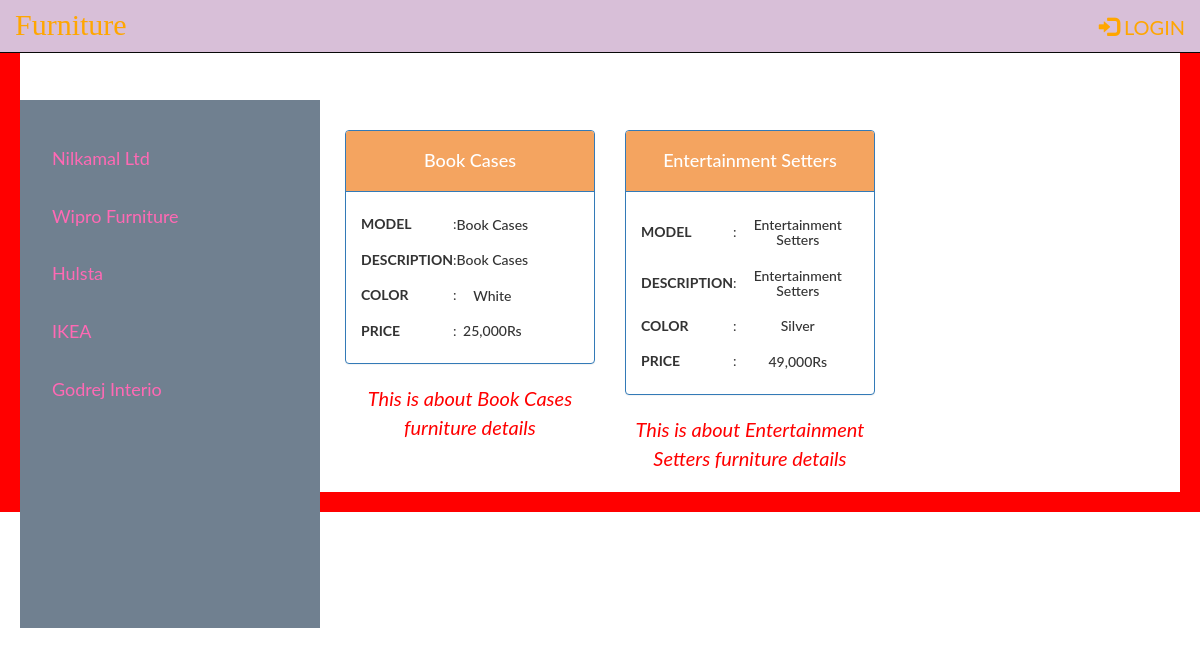
Screenshot of /FurnitureStore/3/AllFurnitures with the database file from the repository.
### FrData_Setup.py (models this page shows, shortened)
class FrCompanyName(Base):
    __tablename__ = 'furniturecompanyname'
    id = Column(Integer, primary_key=True)
    name = Column(String(250), nullable=False)
    user_id = Column(Integer, ForeignKey('user.id'))
    user = relationship(FurnitureUser, backref="furniturecompanyname")

class FurnitureName(Base):
    __tablename__ = 'furniturename'
    id = Column(Integer, primary_key=True)
    name = Column(String(350), nullable=False)
    description = Column(String(150))
    color = Column(String(150))
    price = Column(String(10))
    model = Column(String(250))
    date = Column(DateTime, nullable=False)
    furniturecompanynameid = Column(Integer, ForeignKey(
                                    'furniturecompanyname.id'))
    furniturecompanyname = relationship(
        FrCompanyName, backref=backref(
            'furniturename', cascade='all,delete'))
    user_id = Column(Integer, ForeignKey('user.id'))
    user = relationship(FurnitureUser, backref="furniturename")

### furniture.py (the view)
@app.route('/FurnitureStore/<int:gptid>/AllFurnitures')
def showFurnitures(gptid):
    vhs = session.query(FrCompanyName).all()
    vhbp = session.query(FrCompanyName).filter_by(id=gptid).one()
    sk = session.query(FurnitureName).filter_by(
        furniturecompanynameid=gptid).all()
    try:
        if login_session['username']:
            return render_template('showFurnitures.html', vhs=vhs,
                                   vhbp=vhbp, sk=sk,
                                   uname=login_session['username'])
    except:
        return render_template('showFurnitures.html',
                               vhs=vhs, vhbp=vhbp, sk=sk)

### templates/showFurnitures.html (shortened to what this page needs)
{% include 'nav.html' %}
<div class="main">
{% block content %}
<div class="row" style="margin: 10px;">
{% for tbe in sk %}
	<div class="col-sm-4 text-center">
		<div class="panel panel-primary">
			<div class="panel-heading" style="background-color:#F4A460">
				<h4>{{ tbe.name }}</h4>
			</div>
			<div class="panel-body text-center">
				<table>
					<tr><th>MODEL</th><td>:</td><td><h5>{{ tbe.model }}</h5></td></tr>
					<tr><th>DESCRIPTION</th><td>:</td><td><h5>{{ tbe.description }}</h5></td></tr>
					<tr><th>COLOR</th><td>:</td><td><h5>{{ tbe.color }}</h5></td></tr>
					<tr><th>PRICE</th><td>:</td><td><h5>{{ tbe.price }}</h5></td></tr>
				</table>
			</div>
		</div>
		<p style="font-style:italic;font-size:20px;color:#FF0000;">This is about {{ tbe.name}} furniture details</p>
	</div>
{% endfor %}
</div>
{% endblock content %}
</div>

### templates/nav.html (shortened to what this page needs)
<!DOCTYPE html>
<html lang="en">
<head>
  <link rel="stylesheet" href="https://maxcdn.bootstrapcdn.com/bootstrap/3.3.7/css/bootstrap.min.css">
</head>
<body>
<nav class="navbar navbar-inverse  navbar-fixed-top" style="background-color:#D8BFD8;">
  <div class="container-fluid">
    <div class="navbar-header">
      <a class="navbar-brand" href="{{ url_for('home') }}" style="color:hsl(39, 100%, 50%);font-size:30px;font-family:cooper black">Furniture</a>
    </div>
    <ul class="nav navbar-nav navbar-right">
      {% if 'username' in session %}
            <li><button class="btn btn-warning mr-sm-2" style="margin-top: 5px;background-color:#FDF5E6;font-size:20px;"><a href="{{ url_for('addFurnitureCompany')}}" style="color:black;font-style:italic">Add Furniture Category</a></button></li>
            <li style="margin: 10px;"><p class="text-primary mr-sm-2" style="color:black;font-size:25px;font-style:italic">{{ session.username }}</p></li>
            <li><a href="{{ url_for('logout')}}" style="color:hsl(39, 100%, 50%);font-size:20px;border-radius:20px;"><span class="glyphicon glyphicon-log-in"></span> LOGOUT</a></li>
      {% else %}
            <li><a href="{{ url_for('showLogin')}}" style="color:hsl(39, 100%, 50%);font-size:20px;border-radius:20px;" class="login"><span class="glyphicon glyphicon-log-in"></span> LOGIN</a></li>
      {% endif %}
    </ul>
  </div>
</nav>
<div class="sidenav">
  <table>
      {% for nh in vhs %}
      <tr>
          <td><a href="{{ url_for('showFurnitures',gptid=nh.id)}}">{{nh.name}}</a></td>
        </tr>
      {% endfor %}
  </table>
</div>
<div class="container">
  </div>
</body>
</html>

### templates/nav.html (style rules this page uses)
nav { border: 2px dotted dashed solid double; }
body { font-family: "Lato", italic; border:20px solid hsl(0, 100%, 50%); background-image:url(https://previews.123rf.com/images/ingalinder/ingalinder1307/ingalinder130700007/21172338-seamless-vector-pattern-with-cute-pastel-baby-blue-polka-dots-on-white-background-for-web-design-des.jpg); }
.sidenav { height: 66%; width: 300px; position: fixed; z-index: 1; top: 50px; left: 0; background-color: #708090; overflow-x: hidden; padding-top: 20px; margin-bottom:80px; margin-right:20px; margin-left:20px; margin-top:50px; }
.sidenav a { padding: 6px 6px 6px 32px; text-decoration: none; font-size: 18px; color: HotPink; display: block; margin-top:20px; background-image:url("https://i.pinimg.com/236x/13/c0/d4/13c0d42b0abefc046ac5bc0ccae68c2d--background-pictures.jpg?b=t"); }
.main { margin-left: 300px; }

### rows the page displays
FrCompanyName: name "Nilkamal Ltd"
FrCompanyName: name "Wipro Furniture"
FrCompanyName: name "Hulsta"
FrCompanyName: name "IKEA"
FrCompanyName: name "Godrej Interio"
FurnitureName: name "Book Cases", model "Book Cases", description "Book Cases", color "White", price "25,000Rs"
FurnitureName: name "Entertainment Setters", model "Entertainment Setters", description "Entertainment Setters", color "Silver", price "49,000Rs"
